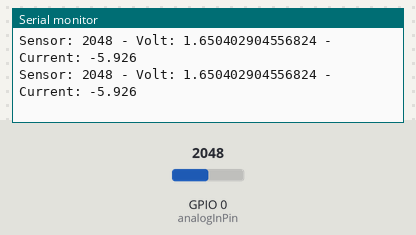
Bench run of a sketch on a simulated ESP32. Shown: the last lines printed to the serial monitor. The inputs (shaded band) are chosen by the test bench; at power-on: GPIO 0 (analogInPin) = 2048.

Above: at 1.2 s.
1.3 s: GPIO 0 (analogInPin) set to 2866
At 1.31 s:
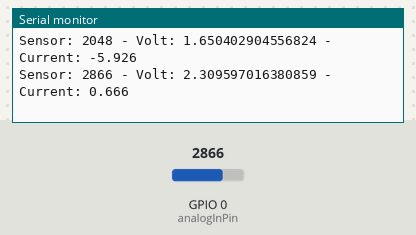
2.8 s: GPIO 0 (analogInPin) set to 3603
At 2.82 s:
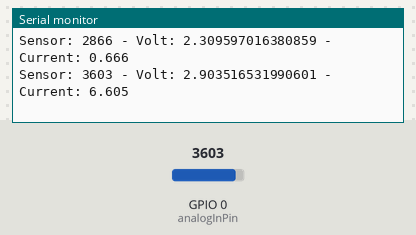
Timing chart, 0 to 5.8 s (numbered marks = the images above; inputs shaded):
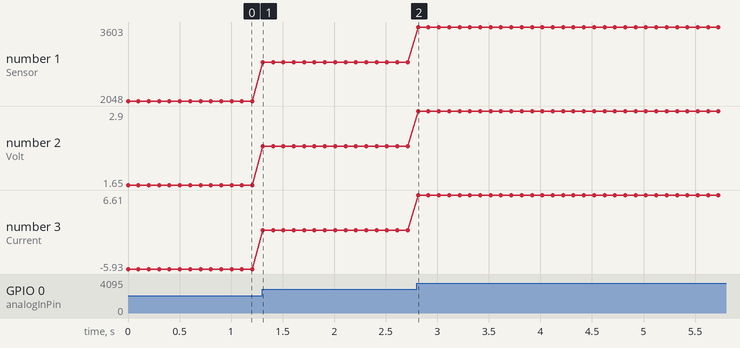

Measured:
- after the input at 1.3 s, the serial monitor: prints a new line at once (image 1)
- after the input at 2.8 s, the serial monitor: prints a new line at once (image 2)
- plotted number 1: 2048 → 2866 after the input at 1.3 s, 2866 → 3603 after the input at 2.8 s
- plotted number 2: 1.65 → 2.31 after the input at 1.3 s, 2.31 → 2.9 after the input at 2.8 s
- plotted number 3: -5.93 → 0.67 after the input at 1.3 s, 0.67 → 6.61 after the input at 2.8 s

The sketch:

AS712.ino
```cpp
float multiplier = 0.1; // Sensibilidad en Voltios/Ampere para el modelo de 5A
const int analogInPin = 0; // Pin de entrada analógica donde está conectado el sensor ACS712
float voltageOffset = 1.65; // Voltaje de salida del sensor ACS712 sin corriente (ajustable)


void setup() {
  Serial.begin(115200);
  pinMode(analogInPin, INPUT);
}

void loop() {
  int sensorValue = analogRead(analogInPin); // Leer el pin analógico
  float sensorVoltage = sensorValue * (3.3 / 4095.0); // Convertir el valor leído a voltaje (ESP32 a 3.3V y 12 bits)
  float current = (sensorVoltage - 2.24303144561052336669604301278013736)/multiplier; // Calcular la corriente ajustando por el offset
  Serial.print("Sensor: ");
  Serial.print(sensorValue);
  Serial.print(" - ");
  Serial.print("Volt: ");
  Serial.print(sensorVoltage, 15);
  Serial.print(" - ");
  Serial.print("Current: ");
  Serial.println(current, 3);

  // Agrega un pequeño retardo
  delay(100);  // 1 segundo de retardo entre lecturas
}
// AC712 WORKING
```
